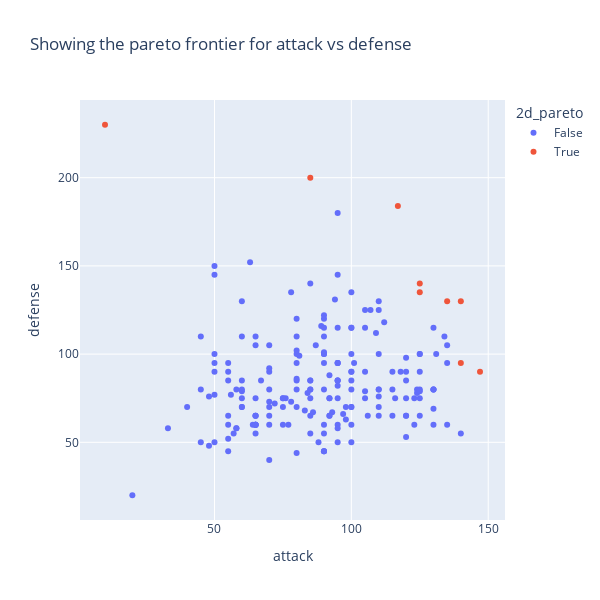

Write notebook code for a chart like this one.
### Code cell
# Make an interactive plot example of a two-stat pareto frontier
col1 = 'attack'
col2 = 'defense'
is_pareto = pokepareto.is_pareto_efficient(-final_forms.loc[:,[col1,col2]].values)
final_forms.loc[:,'2d_pareto'] = is_pareto

fig = px.scatter(data_frame=final_forms,
                 x=col1,
                 y=col2, 
                 hover_name='name',
                 color='2d_pareto',
                 hover_data={s:':.2f' for s in zstat_names},
                 title='Showing the pareto frontier for attack vs defense')
fig.update_layout(
    autosize=False,
    width=600,
    height=600,)
fig.show()

### Figure 1 — Plotly figure (JSON) as saved in the notebook; plotly's stock layout.template omitted (floating-point values rounded to 4 significant figures; data arrays with more than 128 entries replaced by an {"elided": "..."} marker saying what was removed)
{"data": [{"customdata": {"elided": "196x6 float values"}, "hovertemplate": "<b>%{hovertext}</b><br><br>2d_pareto=False<br>attack=%{x}<br>defense=%{y}<br>z_attack=%{customdata[0]:.2f}<br>z_defense=%{customdata[1]:.2f}<br>z_sp_attack=%{customdata[2]:.2f}<br>z_sp_defense=%{customdata[3]:.2f}<br>z_speed=%{customdata[4]:.2f}<br>z_hp=%{customdata[5]:.2f}<extra></extra>", "hovertext": {"elided": "196 str values"}, "legendgroup": "False", "marker": {"color": "#636efa", "symbol": "circle"}, "mode": "markers", "name": "False", "orientation": "v", "showlegend": true, "type": "scatter", "x": {"elided": "196 int values"}, "xaxis": "x", "y": {"elided": "196 int values"}, "yaxis": "y"}, {"customdata": [[1.753, 1.521, -0.6924, -0.124, -1.581, 0.2553], [1.944, 0.3166, -0.8786, -0.7226, -0.8916, 1.105], [-0.1557, 3.93, -0.8786, -0.7226, -1.409, -0.1698], [-3.019, 4.963, -2.555, 5.862, -2.27, -2.508], [1.371, 1.865, -0.6924, 0.275, -1.064, -0.1698], [1.944, 1.521, -0.8786, -1.122, -1.064, 1.53], [2.211, 0.1445, -0.6924, -0.523, 0.9004, -0.1273], [1.066, 3.38, -1.288, -1.481, -1.477, 0.6803], [1.371, 1.693, -2.182, -2.518, -0.03009, 0.8929]], "hovertemplate": "<b>%{hovertext}</b><br><br>2d_pareto=True<br>attack=%{x}<br>defense=%{y}<br>z_attack=%{customdata[0]:.2f}<br>z_defense=%{customdata[1]:.2f}<br>z_sp_attack=%{customdata[2]:.2f}<br>z_sp_defense=%{customdata[3]:.2f}<br>z_speed=%{customdata[4]:.2f}<br>z_hp=%{customdata[5]:.2f}<extra></extra>", "hovertext": ["gigalith", "conkeldurr", "steelix", "shuckle", "golisopod", "rhyperior", "haxorus", "avalugg", "stonjourner"], "legendgroup": "True", "marker": {"color": "#EF553B", "symbol": "circle"}, "mode": "markers", "name": "True", "orientation": "v", "showlegend": true, "type": "scatter", "x": [135, 140, 85, 10, 125, 140, 147, 117, 125], "xaxis": "x", "y": [130, 95, 200, 230, 140, 130, 90, 184, 135], "yaxis": "y"}], "layout": {"autosize": false, "height": 600, "legend": {"title": {"text": "2d_pareto"}, "tracegroupgap": 0}, "title": {"text": "Showing the pareto frontier for attack vs defense"}, "width": 600, "xaxis": {"anchor": "y", "domain": [0, 1], "title": {"text": "attack"}}, "yaxis": {"anchor": "x", "domain": [0, 1], "title": {"text": "defense"}}}}
